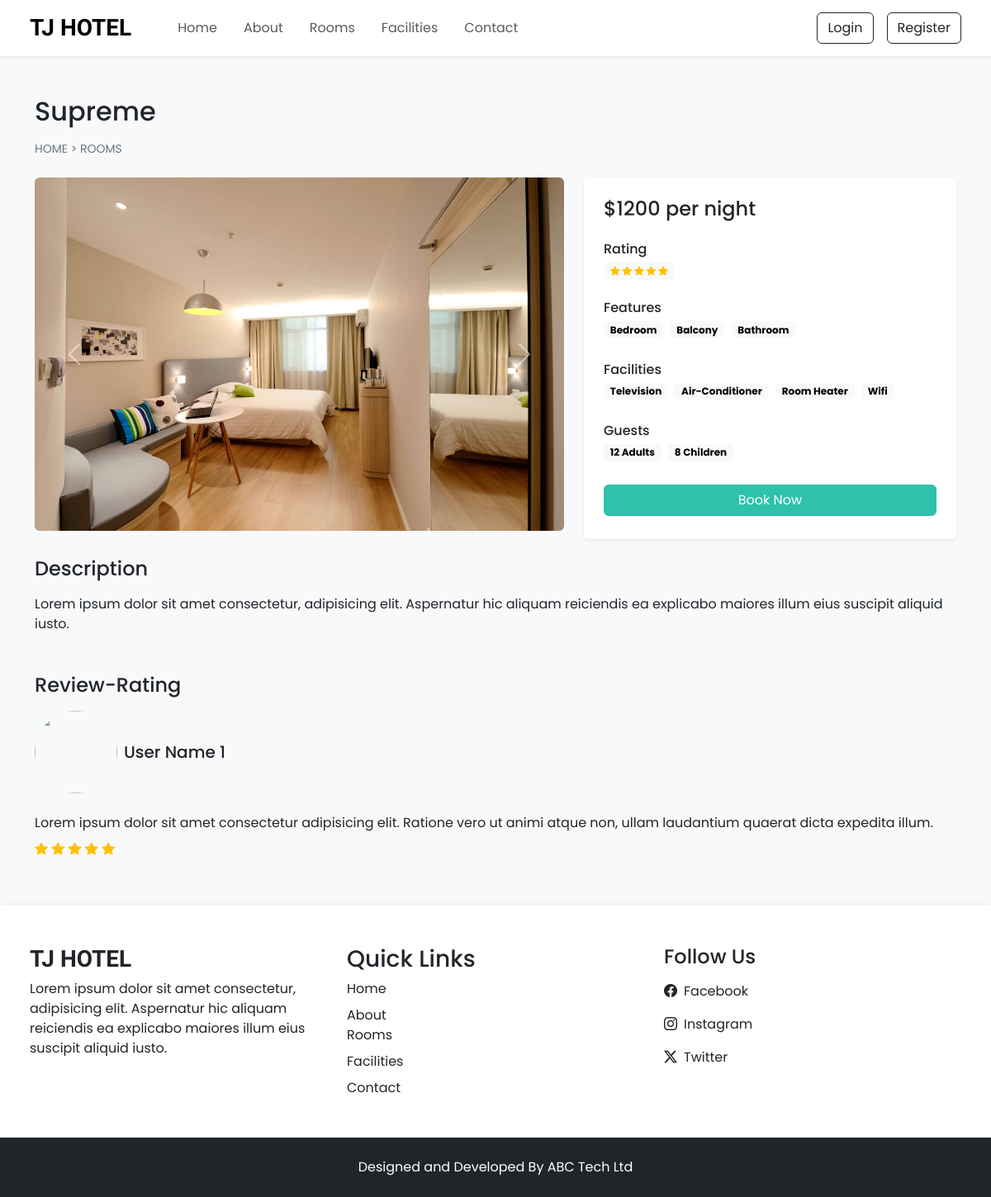
The page /room-details?id=16 on the database its author committed.
### tables this page shows
CREATE TABLE `rooms` (
  `id` int(11) NOT NULL,
  `name` varchar(500) DEFAULT NULL,
  `area` float DEFAULT NULL,
  `price` float DEFAULT NULL,
  `quantity` int(50) DEFAULT NULL,
  `adult` int(11) DEFAULT NULL,
  `children` int(11) DEFAULT NULL,
  `description` varchar(500) DEFAULT NULL,
  `status` tinyint(4) NOT NULL DEFAULT 1,
  `removed` tinyint(4) NOT NULL DEFAULT 0
);

CREATE TABLE `room_image` (
  `id` int(11) NOT NULL,
  `room_id` int(50) NOT NULL,
  `image` varchar(100) NOT NULL,
  `thumb` tinyint(4) NOT NULL DEFAULT 0
);

CREATE TABLE `features` (
  `id` int(11) NOT NULL,
  `feature_name` varchar(100) DEFAULT NULL
);

CREATE TABLE `facilities` (
  `id` int(11) NOT NULL,
  `facility_icon` varchar(100) DEFAULT NULL,
  `facility_name` varchar(100) DEFAULT NULL,
  `facility_desc` varchar(500) DEFAULT NULL
);

### admin/inc/config.php (called while the page is built, shortened)
<?php
function select($sql, $data_types, $values)
{
    $conn = $GLOBALS['conn'];
    $res = $conn->prepare($sql);
    $res->bind_param($data_types, ...$values);
    if($res->execute())
    {
        $result = $res->get_result();
        return $result;
    }
    else
    {
        $error = "Query execution failed - Select";
        $res->close();
        return $error;
    }
}
?>

### room-details.php (the view, shortened to what this page needs)
<?php
 require "top.php";
 $form_data = filtration($_GET);
 $room_sql = "SELECT * FROM `rooms` WHERE `status` = ? AND `removed` = ? AND `id` = ?";
 $room_res = select($room_sql, "iii", [1,0, $form_data['id']]);
 $room_row = $room_res->fetch_assoc();
?>
<section class="py-5">
    <div class="container">
      <h2 class="mb-3"><?= $room_row['name'] ?></h2>
      <div class="mb-4" style="font-size: 14px;">
        <a href="index" class="text-secondary text-decoration-none">HOME</a>
        <span class="text-secondary"> > </span>
        <a href="rooms" class="text-secondary text-decoration-none">ROOMS</a>
      </div>
      <div class="row">
          <div class="col-lg-7 mb-3">
            <div id="image_carousel" class="carousel slide carousel-fade">
              <div class="carousel-inner">
                <?php
                  $image_q = "SELECT * FROM `room_image` WHERE `room_id` = '{$room_row['id']}'";
                  $image_res = mysqli_query($conn, $image_q);
                  if(mysqli_num_rows($image_res) > 0)
                  {
                    $active_class = "active";
                    while($image_row = mysqli_fetch_assoc($image_res))
                    {
                      ?>
                      <div class="carousel-item <?= $active_class ?>">
                        <img src="<?= IMAGE_PATH ?>rooms/<?= $image_row['image'] ?>" class="d-block w-100 rounded">
                      </div>
                      <?php
                      $active_class = "";
                    }
                  }
                ?>
              </div>
              <button class="carousel-control-prev" type="button" data-bs-target="#image_carousel" data-bs-slide="prev">
                <span class="carousel-control-prev-icon" aria-hidden="true"></span>
              </button>
              <button class="carousel-control-next" type="button" data-bs-target="#image_carousel" data-bs-slide="next">
                <span class="carousel-control-next-icon" aria-hidden="true"></span>
              </button>
            </div>
          </div>
          <div class="col-lg-5">
            <div class="bg-white shadow-sm rounded p-4">
              <h4 class="mb-4">$<?= $room_row['price'] ?> per night</h4>
              <div class="rating mb-4">
                  <h6 class="mb-1">Rating</h6>
                  <span class="badge text-bg-light text-wrap">
                      <i class="bi bi-star-fill text-warning"></i>
                      <i class="bi bi-star-fill text-warning"></i>
                      <i class="bi bi-star-fill text-warning"></i>
                      <i class="bi bi-star-fill text-warning"></i>
                      <i class="bi bi-star-fill text-warning"></i>
                  </span>
              </div>
              <div class="features mb-4">
                  <h6 class="mb-1">Features</h6>
                  <?php
                    $features_q = "SELECT `features`.`feature_name` FROM `features`
                                  INNER JOIN `room_features`
                                  ON `features`.`id` = `room_features`.`feature_id`
                                  WHERE `room_features`.`room_id` = '{$room_row['id']}'";
                    $features_res = mysqli_query($conn, $features_q);
                    while($features_row = mysqli_fetch_assoc($features_res))
                    {
                      ?>
                        <span class="badge text-bg-light text-wrap me-1 mb-1"><?= $features_row['feature_name'] ?></span>
                      <?php
                    }
                  ?>
              </div>
              <div class="facility mb-4">
                  <h6 class="mb-1">Facilities</h6>
                  <?php
                    $facilities_q = "SELECT `facilities`.`facility_name` FROM `facilities`
                                  INNER JOIN `room-facilities`
                                  ON `facilities`.`id` = `room-facilities`.`facilities_id`
                                  WHERE `room-facilities`.`room_id` = '{$room_row['id']}'";
                    $facilities_res = mysqli_query($conn, $facilities_q);
                    while($facilities_row = mysqli_fetch_assoc($facilities_res))
                    {
                      ?>
                        <span class="badge text-bg-light text-wrap me-1 mb-1"><?= $facilities_row['facility_name'] ?></span>
                      <?php
                    }
                  ?>
              </div>
              <div class="facility mb-4">
                  <h6 class="mb-1">Guests</h6>
                  <span class="badge text-bg-light text-wrap me-1 mb-1"><?= $room_row['adult'] ?> Adults</span>
                  <span class="badge text-bg-light text-wrap me-1 mb-1"><?= $room_row['children'] ?> Children</span>
              </div>
              <a href="#" class="btn text-white custom-bg d-inline-block w-100 mb-1">Book Now</a>
            </div>
          </div>
      </div>
      <div class="mt-3 mb-5">
        <h4 class="mb-3">Description</h4>
        <p><?= $room_row['description'] ?></p>
      </div>
      <div class="mt-3 mb-2">
        <h4 class="mb-3">Review-Rating</h4>
        <div>
          <div class="d-flex align-items-center">
              <img src="https://encrypted-tbn0.gstatic.com/images?q=tbn:ANd9GcQdAadK3kM1_f3Kwpt1WbQFeeEDJQ5cjccz8Q&s" style="height: 100px; width: 100px;object-fit: cover; object-position: center; border-radius: 50%;">
              <h5 class="m-0 ms-2">User Name 1</h5>
          </div>
          <p class="mt-4 mb-2">Lorem ipsum dolor sit amet consectetur adipisicing elit. Ratione vero ut animi atque non, ullam laudantium quaerat dicta expedita illum.</p>
          <div>
              <i class="bi bi-star-fill text-warning"></i>
              <i class="bi bi-star-fill text-warning"></i>
              <i class="bi bi-star-fill text-warning"></i>
              <i class="bi bi-star-fill text-warning"></i>
              <i class="bi bi-star-fill text-warning"></i>
          </div>
        </div>
      </div>
    </div>
</section>
<?php
 require "footer.php";
?>

### assets/css/style.css (style rules this page uses)
* { margin: 0; padding: 0; box-sizing: border-box; font-family: "Poppins", serif; }
:root { --teal: #2ec1ac; --teal-hover: #279e8c; }

### rows shown on the page
rooms: name "Supreme", price "1200", adult "12", children "8", description "Lorem ipsum dolor sit amet consectetur, adipisicing elit. Aspernatur hic aliquam reiciendis ea explicabo maiores illum eius suscipit aliquid iusto."
room_image: image (picture)
features: feature_name "Bedroom"
features: feature_name "Balcony"
features: feature_name "Bathroom"
facilities: facility_name "Television"
facilities: facility_name "Air-Conditioner"
facilities: facility_name "Room Heater"
facilities: facility_name "Wifi"
